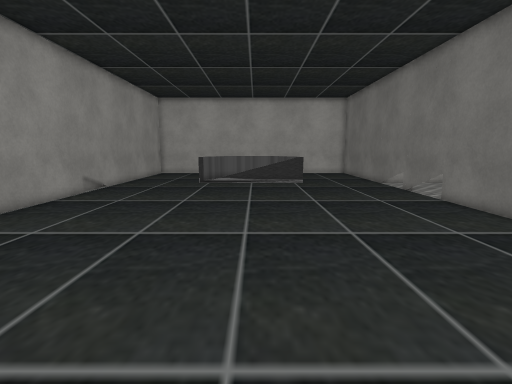
view 1 (above)

12 first-person views from a walk through a Unity game level. The camera is 1.3 m above the floor, tilts 8° down and sees 80° across. The floor is counted in squares, 0.5 m on a side. Each view is taken from the middle of a square. On the plan, view 1 faces up. The plan holds only what a view shows up to about 20 squares ahead; the rest is blank. The place goes on beyond the plan. The player is left out. Some surface patterns are stand-ins.

view 2
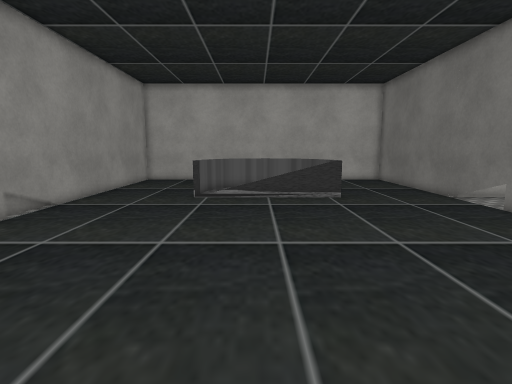

view 3
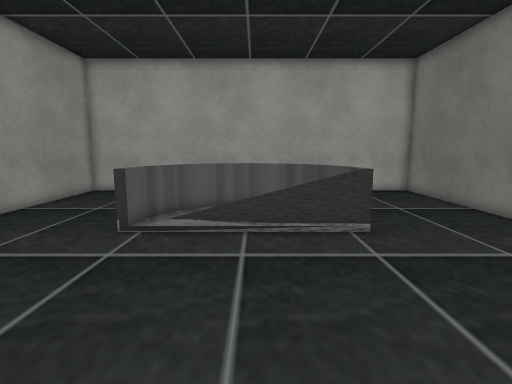

view 4
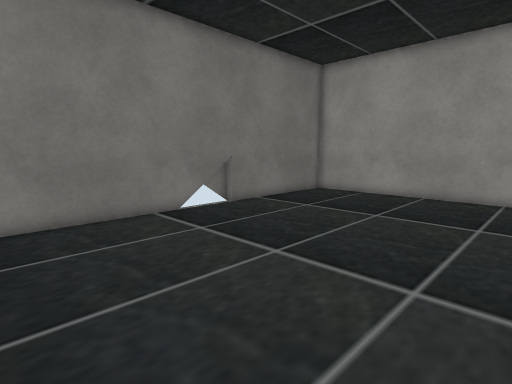

view 5
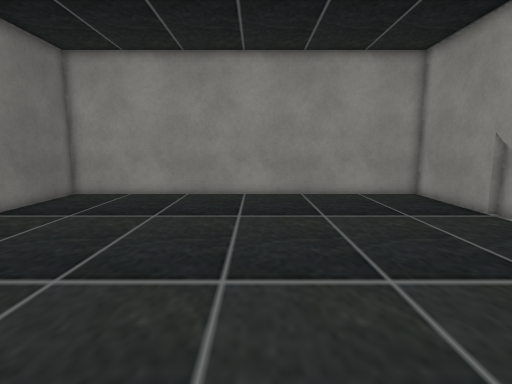

view 6
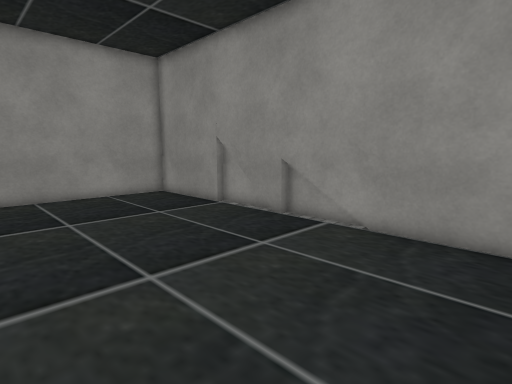

view 7
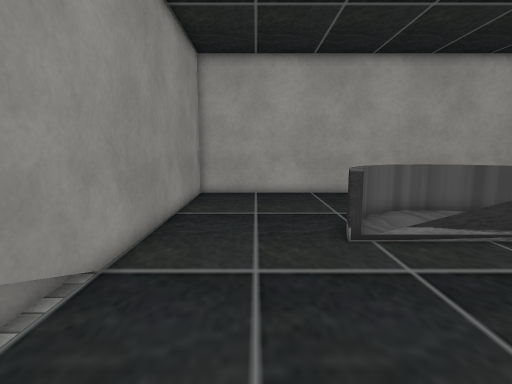

view 8
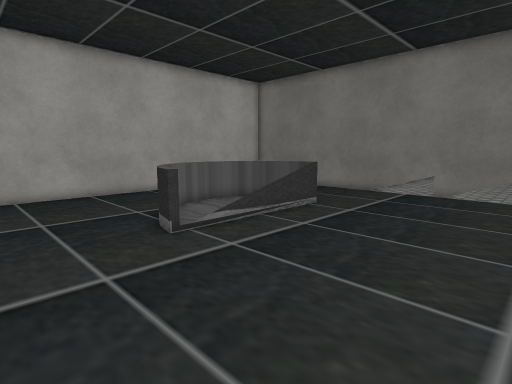

view 9
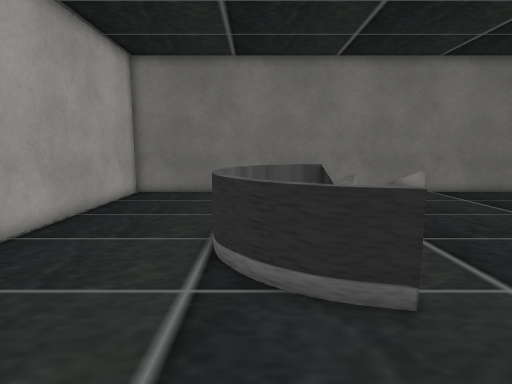

view 10
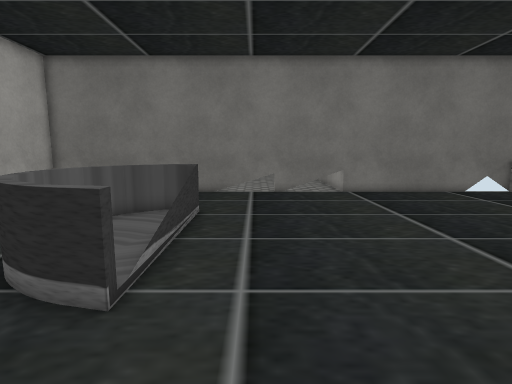

view 11
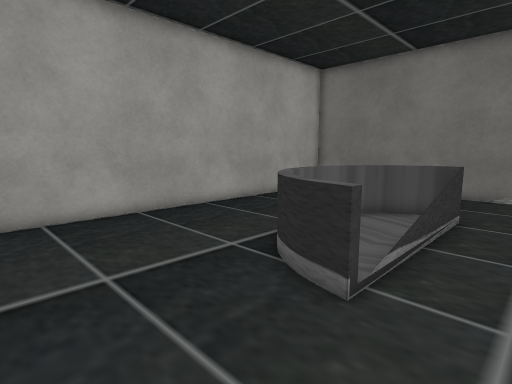

view 12
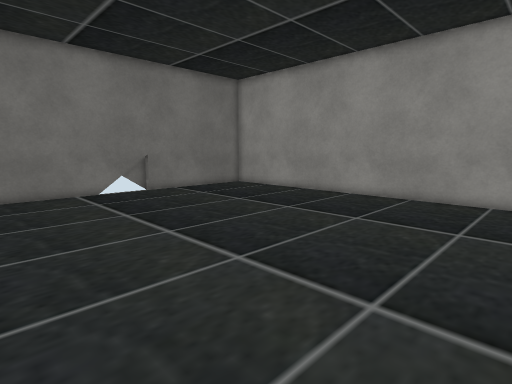

### Floor plan
Key: @ floor where view 1 was taken; # wall or solid block; . floor; = window, fence, low wall or low ledge.
Columns run from 10 left of view 1 to 10 right of it. Each row starts with its distance up from view 1.
 33 #####################
 32 #...................#
 31 #...................#
 30 #...................#
 29 #...................#
 28 #...................#
 27 #.......=====  .....#
 26 #......==...== .....#
 25 #.....==.....=......#
 24 #.....=......==.....#
 23 #.....=...====......#
 22 #...................#
 21 #...................#
 20 #...................#
 19 #...................#
 18 #...................#
 17 #...................#
 16 #...................#
 15 #...................#
 14 #...................#
 13 #...................#
 12 #...................#
 11 #...................#
 10 #...................#
  9 #...................#
  8 #...................#
  7 #...................#
  6 #...................#
  5 #...................#
  4 #...................#
  3 #...................#
  2 #...................#
  1 #...................#
  0 #.........@.........#
 -1 #...................#
 -2 #...................#
 -3 #####################

Where each view was taken, in squares from view 1:
view 1: 0 up, 0 right, facing up
view 2: 7 up, 1 left, facing up
view 3: 14 up, 0 right, facing up
view 4: 15 up, 2 left, facing down-right
view 5: 15 up, 1 left, facing down
view 6: 15 up, 1 left, facing down-left
view 7: 15 up, 7 left, facing up
view 8: 15 up, 9 left, facing up-right
view 9: 26 up, 9 left, facing right
view 10: 21 up, 9 left, facing right
view 11: 21 up, 9 left, facing up-right
view 12: 14 up, 9 left, facing down-right
